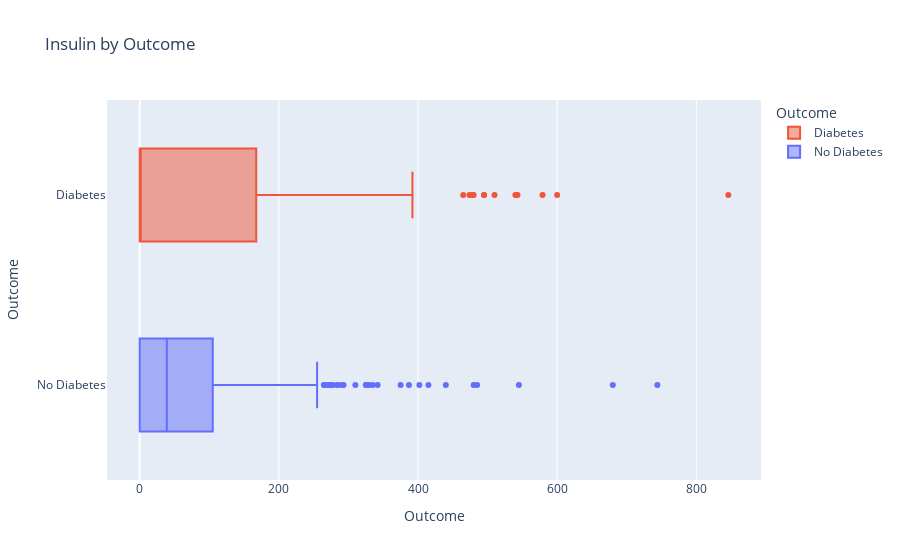

This figure's notebook cell:
### Markdown cell above
#### Insulin

### Code cell
fig = px.box(df_plot, y='Outcome', x='Insulin', 
             color='Outcome',
             color_discrete_map=color_discrete_map,
             title='Insulin by Outcome',
             labels={'Outcome': 'Outcome', 'Insulin': 'Insulin'})
fig.update_layout(xaxis=dict(title='Outcome'))

# Show the plot
fig.show()

### Figure 1 — Plotly figure (JSON) as saved in the notebook; plotly's stock layout.template omitted (floating-point values rounded to 4 significant figures; data arrays with more than 128 entries replaced by an {"elided": "..."} marker saying what was removed)
{"data": [{"alignmentgroup": "True", "hovertemplate": "Outcome=%{y}<br>Insulin=%{x}<extra></extra>", "legendgroup": "Diabetes", "marker": {"color": "#EF553B"}, "name": "Diabetes", "notched": false, "offsetgroup": "Diabetes", "orientation": "h", "showlegend": true, "type": "box", "x": {"elided": "268 int values"}, "x0": " ", "xaxis": "x", "y": {"elided": "268 str values"}, "y0": " ", "yaxis": "y"}, {"alignmentgroup": "True", "hovertemplate": "Outcome=%{y}<br>Insulin=%{x}<extra></extra>", "legendgroup": "No Diabetes", "marker": {"color": "#636EFA"}, "name": "No Diabetes", "notched": false, "offsetgroup": "No Diabetes", "orientation": "h", "showlegend": true, "type": "box", "x": {"elided": "500 int values"}, "x0": " ", "xaxis": "x", "y": {"elided": "500 str values"}, "y0": " ", "yaxis": "y"}], "layout": {"boxmode": "overlay", "legend": {"title": {"text": "Outcome"}, "tracegroupgap": 0}, "title": {"text": "Insulin by Outcome"}, "xaxis": {"anchor": "y", "domain": [0, 1], "title": {"text": "Outcome"}}, "yaxis": {"anchor": "x", "categoryarray": ["No Diabetes", "Diabetes"], "categoryorder": "array", "domain": [0, 1], "title": {"text": "Outcome"}}}}
